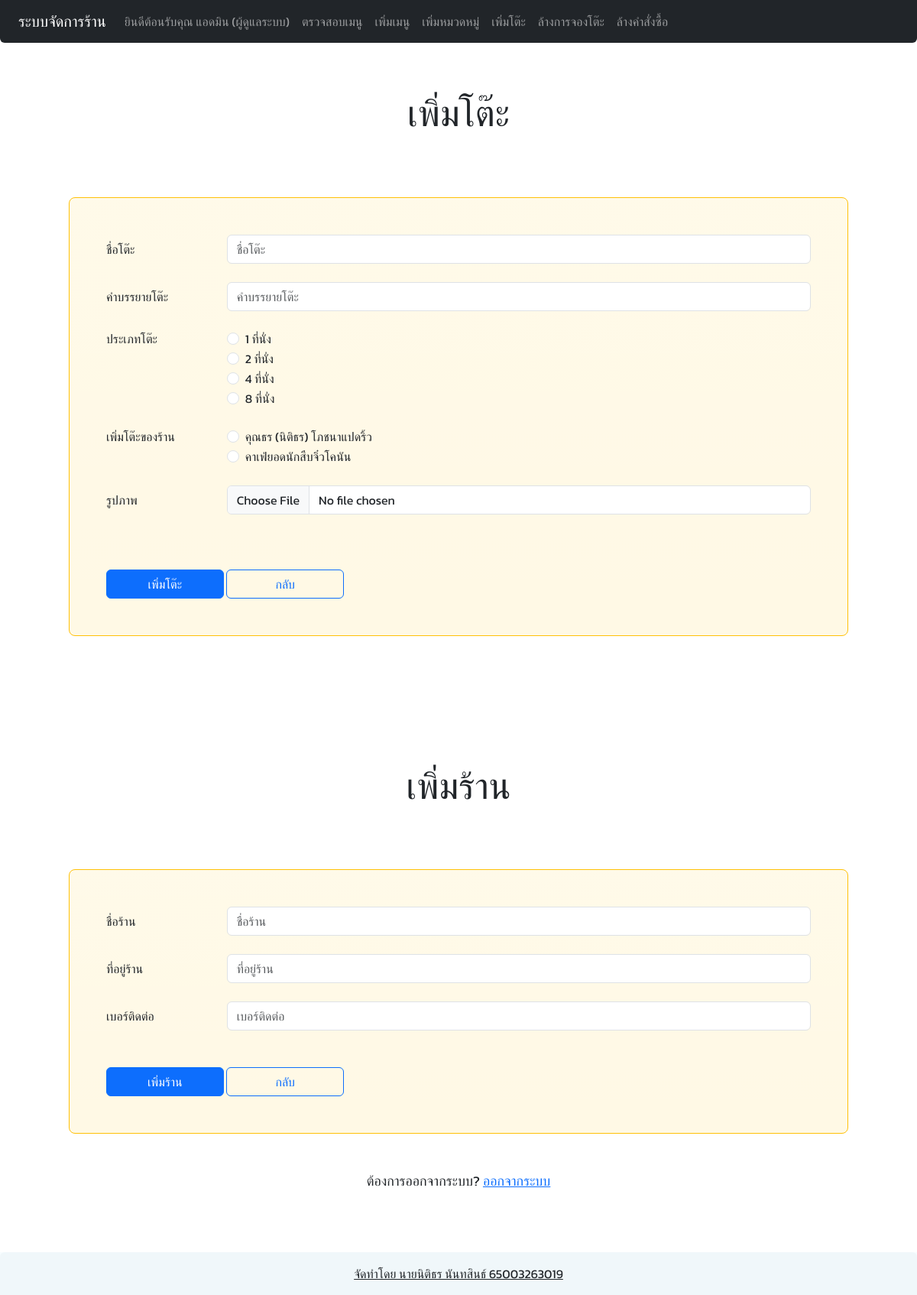
The page /admin/table_add.php (signed in) on the database its author committed.
### tables this page shows
CREATE TABLE `e_eatery_member` (
  `e_eatery_member_id` int(4) NOT NULL,
  `e_eatery_member_username` varchar(256) NOT NULL,
  `e_eatery_member_password` varchar(512) NOT NULL,
  `e_eatery_member_fullname` varchar(256) NOT NULL,
  `e_eatery_member_type` varchar(256) NOT NULL,
  `e_eatery_member_status` varchar(256) NOT NULL,
  `e_eatery_member_image_path` varchar(256) NOT NULL,
  `e_eatery_member_date` timestamp NOT NULL DEFAULT current_timestamp() ON UPDATE current_timestamp(),
  `fk_eatery_id` int(3) NOT NULL
);

CREATE TABLE `e_eatery` (
  `e_eatery_id` int(3) NOT NULL,
  `e_eatery_name` varchar(256) NOT NULL,
  `e_eatery_address` varchar(256) NOT NULL,
  `e_eatery_phone` varchar(10) NOT NULL,
  `e_eatery_status` varchar(256) NOT NULL
);

### authentication.php (called while the page is built, shortened)
<?php
    require_once "db_connect.php";
    if (isset($_SESSION['sess_user']) && isset($_SESSION['sess_id'])) {
        $user = $_SESSION['sess_user'];
        $sql = "SELECT * from e_eatery_member WHERE e_eatery_member_username = :user";
        $stmt = $pdo->prepare($sql);
        $stmt->bindParam(':user',$user);
        $stmt->execute();
        $user_data = $stmt->fetch(PDO::FETCH_ASSOC);
    }

### admin/table_add.php (the view, shortened to what this page needs)
<!DOCTYPE html>
<html lang="en">
<head>
    <link rel="stylesheet" href="../css/styles.css">
    <link href="../css/bootstrap.min.css" rel="stylesheet">
</head>
<?php
    require_once "../authentication.php";
?>
<?php
    require_once "../db_connect.php";
    $sql = "SELECT * FROM e_eatery";
    $stmt = $pdo->query($sql);
    $e_data = $stmt->fetchAll();
?>
<body>
    <nav class="navbar navbar-expand-md navbar-dark bg-dark rounded-bottom fixed-top">
            <span>&nbsp&nbsp&nbsp&nbsp</span>
            <a class="navbar-brand" href="#">&nbsp&nbspระบบจัดการร้าน </a>
            <div class="navbar-collapse collapse" id="navbars04">
                <ul class="navbar-nav mr-auto">
                    <li class="nav-item active">
                        <a class="nav-link" href="#">ยินดีต้อนรับคุณ <?php echo $user_data["e_eatery_member_fullname"]; ?> <span class="sr-only"> (ผู้ดูแลระบบ) </span></a>
                    </li>
                    <li class="nav-item">
                        <a class="nav-link" href="menu.php">ตรวจสอบเมนู</a>
                    </li>
                    <li class="nav-item">
                        <a class="nav-link" href="menu_add.php?add=menu">เพิ่มเมนู</a>
                    </li>
                    <li class="nav-item">
                        <a class="nav-link" href="menu_add.php?add=category">เพิ่มหมวดหมู่</a>
                    </li>
                    <li class="nav-item">
                        <a class="nav-link" href="table_add.php">เพิ่มโต๊ะ</a>
                    </li>
                    <li class="nav-item">
                        <a class="nav-link" href="table_clear.php">ล้างการจองโต๊ะ</a>
                    </li>
                    <li class="nav-item">
                        <a class="nav-link" href="table_order_clear.php">ล้างคำสั่งซื้อ</a>
                    </li>
                </ul>
            </div>
    </nav>
    <div class="container">
        <br><br><br>
        <h1 class="pt-5 display-5 text-center">เพิ่มโต๊ะ</h1>
        <br>
        <div class="p-5 m-5 bg-warning bg-gradient bg-opacity-10 border border-warning rounded-3">
            <form action="table_add.php?submitted&table" method="post" enctype="multipart/form-data">
                <div class="form-group row">
                    <label class="col-sm-2 col-form-label" for="e_table_address">ชื่อโต๊ะ</label>
                    <div class="col-sm-10">
                        <input id="e_table_address" class="form-control" type="text" name="e_table_address" placeholder="ชื่อโต๊ะ" required/>
                    </div>
                </div>
                <br>
                <div class="form-group row">
                    <label class="col-sm-2 col-form-label" for="e_table_description">คำบรรยายโต๊ะ</label>
                    <div class="col-sm-10">
                        <input id="e_table_description" class="form-control" type="text" name="e_table_description" placeholder="คำบรรยายโต๊ะ" required/>
                    </div>
                </div>
                <br>
                <div class="row">
                    <legend class="col-form-label col-sm-2 pt-0">ประเภทโต๊ะ</legend>
                    <div class="col-sm-10">
                        <div class="form-check">
                            <input class="form-check-input" type="radio" name="e_table_type" id="1table" value="1 ที่นั่ง" required>
                            <label class="form-check-label" for="1table">
                                1 ที่นั่ง
                            </label>
                        </div>
                        <div class="form-check">
                            <input class="form-check-input" type="radio" name="e_table_type" id="2table" value="2 ที่นั่ง" required>
                            <label class="form-check-label" for="2table">
                                2 ที่นั่ง
                            </label>
                        </div>
                        <div class="form-check">
                            <input class="form-check-input" type="radio" name="e_table_type" id="4table" value="4 ที่นั่ง" required>
                            <label class="form-check-label" for="4table">
                                4 ที่นั่ง
                            </label>
                        </div>
                        <div class="form-check">
                            <input class="form-check-input" type="radio" name="e_table_type" id="8table" value="8 ที่นั่ง" required>
                            <label class="form-check-label" for="8table">
                                8 ที่นั่ง
                            </label>
                        </div>
                    </div>
                </div>
                <br>
                <fieldset class="form-group">
                    <div class="row">
                        <legend class="col-form-label col-sm-2 pt-0">เพิ่มโต๊ะของร้าน</legend>
                        <div class="col-sm-10">
                            <?php
                                foreach($e_data as $e) {
                                    echo '
                                    <div class="form-check">
                                        <input class="form-check-input" type="radio" name="table_for" id="'.$e["e_eatery_name"].'" value="'.$e["e_eatery_id"].'" required>
                                        <label class="form-check-label" for="'.$e["e_eatery_name"].'">
                                            '.$e["e_eatery_name"].'
                                        </label>
                                    </div>
                                    ';
                                }
                            ?>
                        </div>
                    </div>
                </fieldset>
                <br>
                <div class="form-group row">
                    <label class="col-sm-2 col-form-label" for="e_table_image">รูปภาพ</label>
                    <div class="col-sm-10">
                        <input id="e_table_image" class="form-control" type="file" name="e_table_image" placeholder="รูปภาพ">
                    </div>
                </div>
                <br>
                <br><br>
                <button type="submit" class="col-sm-2 btn btn-primary" onclick="confirm('ท่านยืนยันการเพิ่มโต๊ะหรือไม่ ?')">เพิ่มโต๊ะ</button>
                <a href="menu.php" class="col-sm-2 btn btn-outline-primary">กลับ</a>
            </form>
        </div>
    </div>
    <div class="container">
        <br><br><br>
        <h1 class="pt-5 display-5 text-center">เพิ่มร้าน</h1>
        <br>
        <div class="p-5 m-5 bg-warning bg-gradient bg-opacity-10 border border-warning rounded-3">
            <form action="table_add.php?submitted&eatery" method="post" enctype="multipart/form-data">
            <div class="form-group row">
                    <label class="col-sm-2 col-form-label" for="e_eatery_name">ชื่อร้าน</label>
                    <div class="col-sm-10">
                        <input id="e_eatery_name" class="form-control" type="text" name="e_eatery_name" placeholder="ชื่อร้าน" required/>
                    </div>
                </div>
                <br>
                <div class="form-group row">
                    <label class="col-sm-2 col-form-label" for="e_eatery_address">ที่อยู่ร้าน</label>
                    <div class="col-sm-10">
                        <input id="e_eatery_address" class="form-control" type="text" name="e_eatery_address" placeholder="ที่อยู่ร้าน" required/>
                    </div>
                </div>
                <br>
                <div class="form-group row">
                    <label class="col-sm-2 col-form-label" for="e_eatery_phone">เบอร์ติดต่อ</label>
                    <div class="col-sm-10">
                        <input id="e_eatery_phone" class="form-control" type="text" name="e_eatery_phone" placeholder="เบอร์ติดต่อ" required/>
                    </div>
                </div>
                <br><br>
                <button type="submit" class="col-sm-2 btn btn-primary" onclick="confirm('ท่านยืนยันการเพิ่มร้านหรือไม่ ?')">เพิ่มร้าน</button>
                <a href="menu.php" class="col-sm-2 btn btn-outline-primary">กลับ</a>
            </form>
        </div>
    </div>
    <div class="container mb-5">
        <div class="text-center">
            <p>ต้องการออกจากระบบ? <a href="../app/logout.php">ออกจากระบบ</a></p>
            <br><br><br>
        </div>
    </div>
    <footer class="fixed-bottom bg-body-tertiary text-center text-lg-start rounded-top">
        <div class="text-center p-3" style="background-color: rgba(97, 218, 255, 0.05)">
            <a class="text-body" href="#">จัดทำโดย นายนิติธร นันทสินธ์ 65003263019</a>
        </div>
    </footer>
</body>

### css/styles.css (style rules this page uses)
* { font-family: "Kanit", sans-serif; }
p { font-size: large; }

### rows shown on the page
e_eatery_member: e_eatery_member_fullname "แอดมิน"
e_eatery: e_eatery_name "คุณธร (นิติธร) โภชนาแปดริ้ว"
e_eatery: e_eatery_name "คาเฟ่ยอดนักสืบจิ๋วโคนัน"
